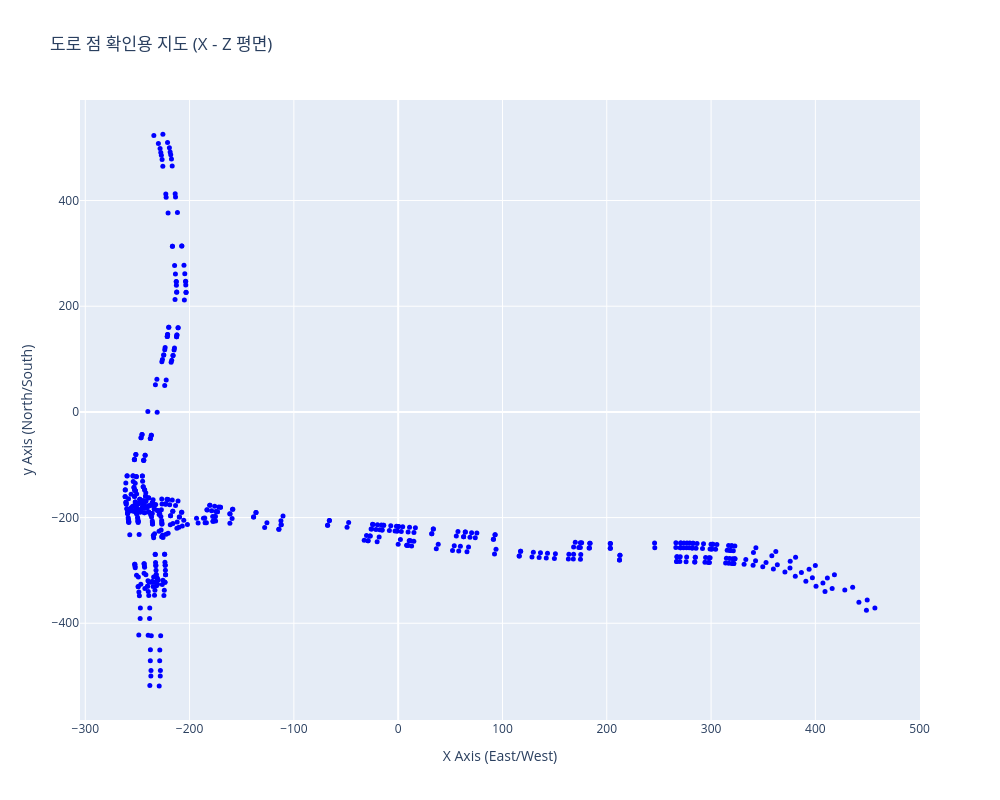

Source (notebook cell):
### Code cell
import plotly.graph_objects as go


x_vals = road_positions[:, 0]
z_vals = road_positions[:, 2] 
indices = list(range(len(road_positions)))

fig = go.Figure()

fig.add_trace(go.Scatter(
    x=x_vals, y=z_vals,
    mode='markers',
    marker=dict(size=5, color='blue'),
    text=indices,
    hovertemplate='<b>Index: %{text}</b><br>X: %{x:.1f}<br>Z: %{y:.1f}<extra></extra>' # 라벨도 Z로 표기
))

fig.update_layout(
    title="도로 점 확인용 지도 (X - Z 평면)",
    xaxis_title="X Axis (East/West)",
    yaxis_title="y Axis (North/South)", # Y축 라벨을 Z축으로 변경
    width=1000, height=800,
    hovermode='closest'
)

fig.show()

### Figure 1 — Plotly figure (JSON) as saved in the notebook; plotly's stock layout.template omitted (floating-point values rounded to 4 significant figures; data arrays with more than 128 entries replaced by an {"elided": "..."} marker saying what was removed)
{"data": [{"hovertemplate": "<b>Index: %{text}</b><br>X: %{x:.1f}<br>Z: %{y:.1f}<extra></extra>", "marker": {"color": "blue", "size": 5}, "mode": "markers", "text": {"elided": "610 str values"}, "type": "scatter", "x": {"elided": "610 float values"}, "y": {"elided": "610 float values"}}], "layout": {"height": 800, "hovermode": "closest", "title": {"text": "도로 점 확인용 지도 (X - Z 평면)"}, "width": 1000, "xaxis": {"title": {"text": "X Axis (East/West)"}}, "yaxis": {"title": {"text": "y Axis (North/South)"}}}}
